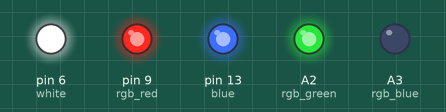
Simulated run of this sketch. Board: Arduino Uno, built with avr-gcc and run on an emulated ATmega328P. Shown: output pins drawn as LEDs (lit = HIGH).

Above: at 0.1 s.
Timing chart, 0 to 1.6 s (numbered marks = the images above):
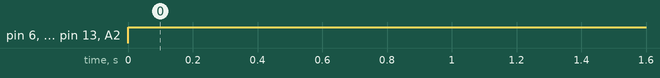

The sketch:

AllLeds.ino
```cpp
// (licence header left out)
int blue = 13;
int white = 6;
int rgb_red = 9;
int rgb_green = A2;
int rgb_blue = A3;

// the setup routine runs once when you press reset:
void setup() {
  // initialize the digital pin as an output.
  pinMode(blue, OUTPUT);
  pinMode(white, OUTPUT);
  pinMode(rgb_red, OUTPUT);
  pinMode(rgb_green, OUTPUT);
  pinMode(rgb_blue, OUTPUT);
}

// the loop routine runs over and over again forever:
void loop() {
  digitalWrite(blue, HIGH);   // turn the LED on (HIGH is the voltage level)
  digitalWrite(white, HIGH);   // turn the LED on (HIGH is the voltage level)
  digitalWrite(rgb_red, HIGH);   // turn the LED on (HIGH is the voltage level)
  digitalWrite(rgb_green, HIGH);   // turn the LED on (HIGH is the voltage level)
//  digitalWrite(rgb_blue, HIGH);   // turn the LED on (HIGH is the voltage level)
  delay(200);               // wait for a second
}
```

Measured:
- by itself, pin 6 (white), pin 9 (rgb_red), pin 13 (blue), A2 (rgb_green): LOW → HIGH at 0.00 s
